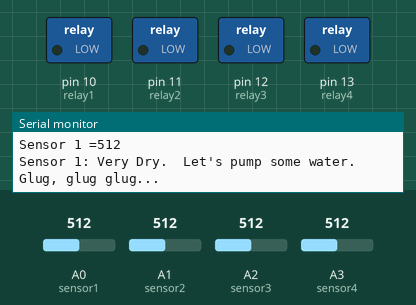
Simulated run of this sketch. Board: Arduino Uno, built with avr-gcc and run on an emulated ATmega328P. Parts: switched loads named in the sketch (green lamp = pin HIGH), the last lines printed to the serial monitor. The inputs (shaded band) are chosen by the test bench; at power-on: A0 (sensor1) = 512, A1 (sensor2) = 512, A2 (sensor3) = 512, A3 (sensor4) = 512.

Above: at 6.8 s.
6.9 s: A0 (sensor1) set to 399
13.7 s: A0 (sensor1) set to 370
At 19.3 s:
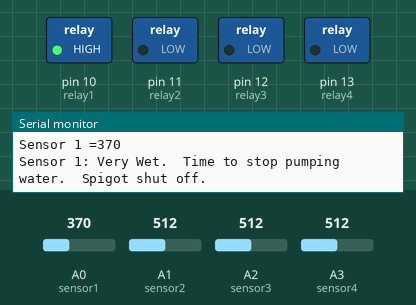
20.5 s: A1 (sensor2) set to 401
27.3 s: A1 (sensor2) set to 379
At 33.2 s:
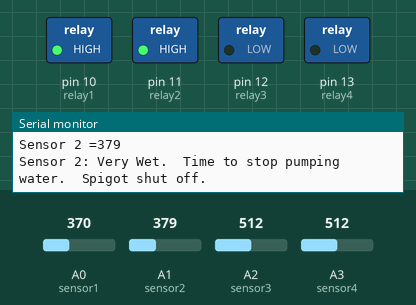
34.1 s: A2 (sensor3) set to 404
40.9 s: A2 (sensor3) set to 372
At 46.3 s:
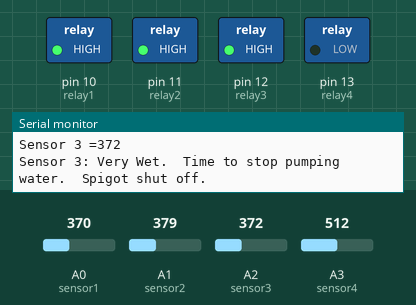
Timing chart, 0 to 47.8 s (numbered marks = the images above; inputs shaded):
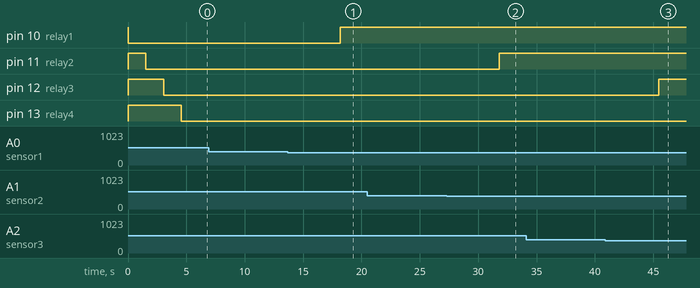

Measured:
- the behaviour switches between 389 and 388 on A0 (sensor1) (found by bisection; images 0 and 1)
- the behaviour switches between 389 and 388 on A1 (sensor2) (found by bisection; images 1 and 2)
- the behaviour switches between 389 and 388 on A2 (sensor3) (found by bisection; images 2 and 3)
- after the input at 13.7 s, pin 10 (relay1): LOW → HIGH after 4.5 s
- after the input at 27.3 s, pin 11 (relay2): LOW → HIGH after 4.5 s
- after the input at 40.9 s, pin 12 (relay3): LOW → HIGH after 4.6 s

The sketch:

moisture_sensor_relay_pump_4_terminals.ino
```cpp
// (licence header left out)
/*  The default AirValue and WaterValue for some sensors are 520 and 260.
 *  To calibrate your sensor, run this code and open the Serial Monitor.
 *  Record the value being measured as your new AirValue.
 *  Insert the sensor to the white line in a cup of water.
 *  Record the new reading as the WaterValue.
 */

//Declare moisture measurements
const int AirValue = 568;
const int WaterValue = 300;
int intervals = (AirValue - WaterValue)/3;
//Pins are controled by A0, A1, A2, A3.
const int sensor1 = A0;
const int sensor2 = A1;
const int sensor3 = A2;
const int sensor4 = A3;
//Set the initial sensor values.
int soilMoistureValue1 = 0;
int soilMoistureValue2 = 0;
int soilMoistureValue3 = 0;
int soilMoistureValue4 = 0;
//Pins are controled by 10, 11, 12, 13.
const int relay1 = 10;
const int relay2 = 11;
const int relay3 = 12;
const int relay4 = 13;

void setup() {
  //Set relay pins as output
  pinMode(relay1, OUTPUT);
  pinMode(relay2, OUTPUT);
  pinMode(relay3, OUTPUT);
  pinMode(relay4, OUTPUT);
  //Set the initial relay values.
  digitalWrite(relay1, HIGH);
  digitalWrite(relay2, HIGH);
  digitalWrite(relay3, HIGH);
  digitalWrite(relay4, HIGH);
  // open serial port, set the baud rate to 9600 bps
  Serial.begin(9600);
}

// Run a loop on Sensor 1 & Trigger Relay 1 if needed.
void loop() {
    soilMoistureValue1 = analogRead(sensor1);  //put Sensor insert into soil
    Serial.println((String)"Sensor 1 =" + soilMoistureValue1);
    // Wet From About 260 - 346.66
    if(soilMoistureValue1 > WaterValue && soilMoistureValue1 < (WaterValue + intervals))
    {
      Serial.println((String)"Sensor 1: Very Wet.  Time to stop pumping water.  Spigot shut off.");
      digitalWrite(relay1, HIGH);
    }
    // Dry from about 434 - 520
    else if(soilMoistureValue1 < AirValue && soilMoistureValue1 > (AirValue - intervals))
    {
      Serial.println((String)"Sensor 1: Very Dry.  Let's pump some water.  Glug, glug glug...");
      digitalWrite(relay1, LOW);
    }
    delay(1500);

    soilMoistureValue2 = analogRead(sensor2);  //put Sensor insert into soil
    Serial.println((String)"Sensor 2 =" + soilMoistureValue2);
    // Wet From About 260 - 346.66
    if(soilMoistureValue2 > WaterValue && soilMoistureValue2 < (WaterValue + intervals))
    {
      Serial.println((String)"Sensor 2: Very Wet.  Time to stop pumping water.  Spigot shut off.");
      digitalWrite(relay2, HIGH);
    }
    // Dry from about 434 - 520
    else if(soilMoistureValue2 < AirValue && soilMoistureValue2 > (AirValue - intervals))
    {
      Serial.println((String)"Sensor 2: Very Dry.  Let's pump some water.  Glug, glug glug...");
      digitalWrite(relay2, LOW);
    }
    delay(1500);

    soilMoistureValue3 = analogRead(sensor3);  //put Sensor insert into soil
    Serial.println((String)"Sensor 3 =" + soilMoistureValue3);
    // Wet From About 260 - 346.66
    if(soilMoistureValue3 > WaterValue && soilMoistureValue3 < (WaterValue + intervals))
    {
      Serial.println((String)"Sensor 3: Very Wet.  Time to stop pumping water.  Spigot shut off.");
      digitalWrite(relay3, HIGH);
    }
    // Dry from about 434 - 520
    else if(soilMoistureValue3 < AirValue && soilMoistureValue3 > (AirValue - intervals))
    {
      Serial.println((String)"Sensor 3: Very Dry.  Let's pump some water  Glug, glug glug...");
      digitalWrite(relay3, LOW);
    }
    delay(1500);

    soilMoistureValue4 = analogRead(sensor4);  //put Sensor insert into soil
    Serial.println((String)"Sensor 4 =" + soilMoistureValue4);
    // Wet From About 260 - 346.66
    if(soilMoistureValue4 > WaterValue && soilMoistureValue4 < (WaterValue + intervals))
    {
      Serial.println((String)"Sensor 4: Very Wet.  Time to stop pumping water.  Spigot shut off.");
      digitalWrite(relay4, HIGH);
    }
    // Dry from about 434 - 520
    else if(soilMoistureValue4 < AirValue && soilMoistureValue4 > (AirValue - intervals))
    {
      Serial.println((String)"Sensor 4: Very Dry.  Let's pump some water  Glug, glug glug...");
      digitalWrite(relay4, LOW);
    }
    delay(1500);
}
```
